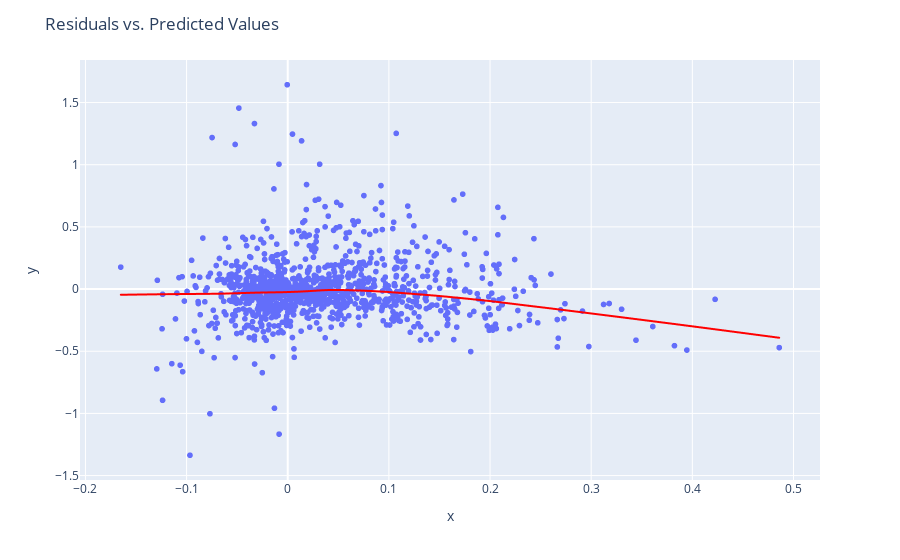
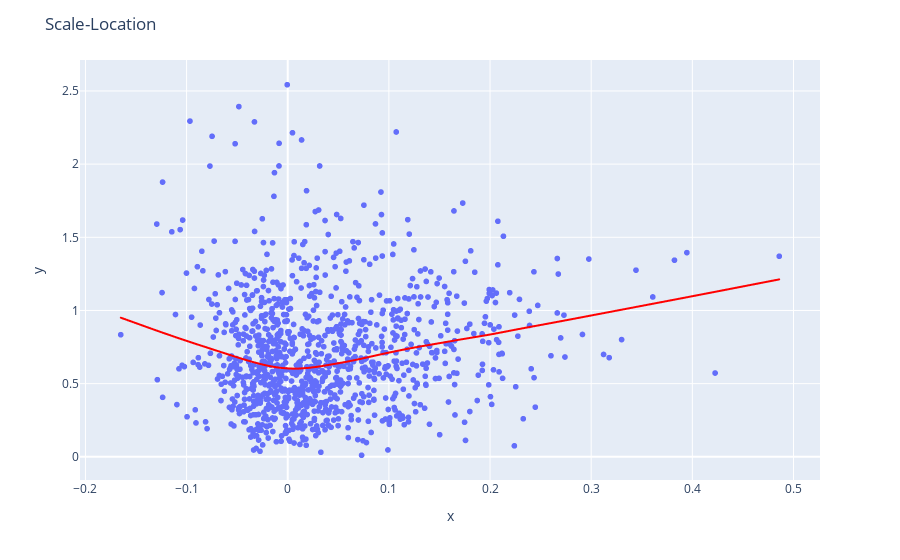

The cell these charts' notebook holds for them, in order:
### Code cell
import statsmodels.stats.api as sms

def homoscedasticity_test(model):
    '''
    Function for testing the homoscedasticity of residuals in a linear regression model.
    It plots residuals and standardized residuals vs. fitted values and runs Breusch-Pagan and Goldfeld-Quandt tests.
    
    Args:
    * model - fitted OLS model from statsmodels
    '''
    fitted_vals = model.predict()
    resids = model.resid
    resids_standardized = model.get_influence().resid_studentized_internal

    fig1 = px.scatter(x=fitted_vals, y=resids, trendline="lowess", trendline_color_override="red")
    fig1.update_layout(title='Residuals vs. Predicted Values')

    fig2 = px.scatter(x=fitted_vals, y=np.sqrt(np.abs(resids_standardized)), trendline="lowess", trendline_color_override="red")
    fig2.update_layout(title='Scale-Location')

    bp_test = pd.DataFrame(sms.het_breuschpagan(resids, model.model.exog), 
                           columns=['value'],
                           index=['Lagrange multiplier statistic', 'p-value', 'f-value', 'f p-value'])

    gq_test = pd.DataFrame(sms.het_goldfeldquandt(resids, model.model.exog)[:-1],
                           columns=['value'],
                           index=['F statistic', 'p-value'])

    print('\n Breusch-Pagan test ----')
    print(bp_test)
    print('\n Goldfeld-Quandt test ----')
    print(gq_test)
    print('\n Residuals plots ----')

    fig1.show()
    fig2.show()

homoscedasticity_test(cicc_lm)

### Figure 1 — Plotly figure (JSON) as saved in the notebook; plotly's stock layout.template omitted (floating-point values rounded to 4 significant figures; data arrays with more than 128 entries replaced by an {"elided": "..."} marker saying what was removed)
{"data": [{"hovertemplate": "x=%{x}<br>y=%{y}<extra></extra>", "legendgroup": "", "marker": {"color": "#636efa", "symbol": "circle"}, "mode": "markers", "name": "", "showlegend": false, "type": "scattergl", "x": {"elided": "1092 float values"}, "xaxis": "x", "y": {"elided": "1092 float values"}, "yaxis": "y"}, {"hovertemplate": "<b>LOWESS trendline</b><br><br>x=%{x}<br>y=%{y} <b>(trend)</b><extra></extra>", "legendgroup": "", "line": {"color": "red"}, "marker": {"color": "#636efa", "symbol": "circle"}, "mode": "lines", "name": "", "showlegend": false, "type": "scattergl", "x": {"elided": "1092 float values"}, "xaxis": "x", "y": {"elided": "1092 float values"}, "yaxis": "y"}], "layout": {"legend": {"tracegroupgap": 0}, "margin": {"t": 60}, "title": {"text": "Residuals vs. Predicted Values"}, "xaxis": {"anchor": "y", "domain": [0, 1], "title": {"text": "x"}}, "yaxis": {"anchor": "x", "domain": [0, 1], "title": {"text": "y"}}}}

### Figure 2 — Plotly figure (JSON) as saved in the notebook; plotly's stock layout.template omitted (floating-point values rounded to 4 significant figures; data arrays with more than 128 entries replaced by an {"elided": "..."} marker saying what was removed)
{"data": [{"hovertemplate": "x=%{x}<br>y=%{y}<extra></extra>", "legendgroup": "", "marker": {"color": "#636efa", "symbol": "circle"}, "mode": "markers", "name": "", "showlegend": false, "type": "scattergl", "x": {"elided": "1092 float values"}, "xaxis": "x", "y": {"elided": "1092 float values"}, "yaxis": "y"}, {"hovertemplate": "<b>LOWESS trendline</b><br><br>x=%{x}<br>y=%{y} <b>(trend)</b><extra></extra>", "legendgroup": "", "line": {"color": "red"}, "marker": {"color": "#636efa", "symbol": "circle"}, "mode": "lines", "name": "", "showlegend": false, "type": "scattergl", "x": {"elided": "1092 float values"}, "xaxis": "x", "y": {"elided": "1092 float values"}, "yaxis": "y"}], "layout": {"legend": {"tracegroupgap": 0}, "margin": {"t": 60}, "title": {"text": "Scale-Location"}, "xaxis": {"anchor": "y", "domain": [0, 1], "title": {"text": "x"}}, "yaxis": {"anchor": "x", "domain": [0, 1], "title": {"text": "y"}}}}
